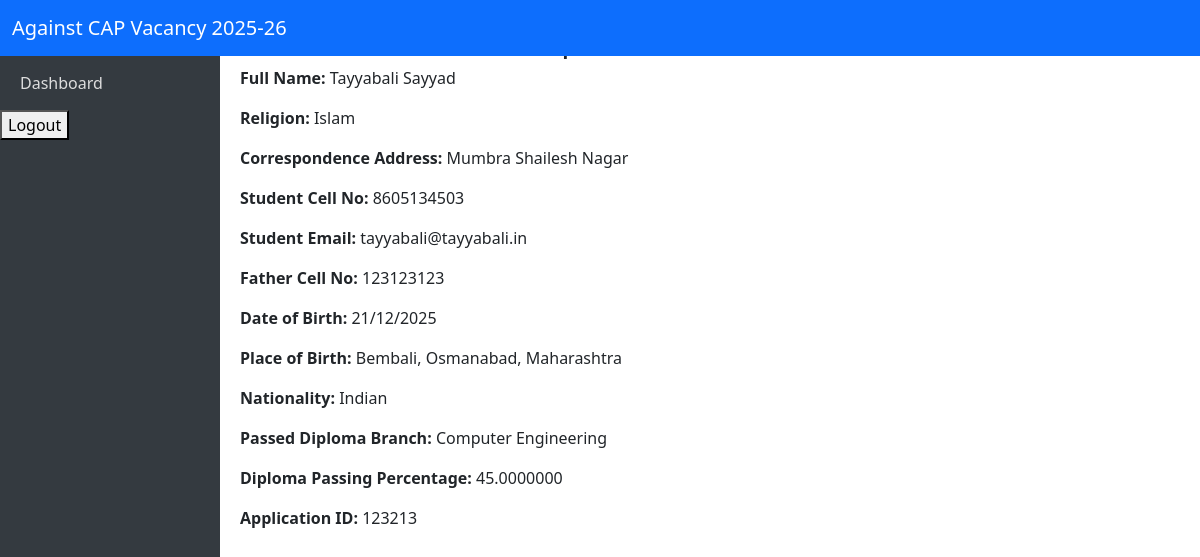
/second-year/details/ (signed in), run on the app's committed database.
### admissionapp/models.py (models this page shows, shortened)
class SecondYearAdmission(models.Model):
    user = models.OneToOneField(User, on_delete=models.CASCADE, related_name='second_year_application')
    full_name = models.CharField(max_length=255)
    religion = models.CharField(max_length=100)
    correspondence_address = models.TextField()
    student_cell_no = models.CharField(max_length=15)
    student_email = models.EmailField()
    father_cell_no = models.CharField(max_length=15)
    dob_day = models.PositiveSmallIntegerField()
    dob_month = models.PositiveSmallIntegerField()
    dob_year = models.PositiveSmallIntegerField()
    place_of_birth = models.CharField(max_length=255)
    nationality = models.CharField(max_length=100)
    passed_diploma_branch = models.CharField(max_length=255, blank=True, null=True)
    diploma_passing_percentage = models.DecimalField(max_digits=10, decimal_places=7)
    application_id = models.CharField(max_length=50, unique=True)
    submitted_at = models.DateTimeField(auto_now_add=True)

### admissionapp/views.py (the view)
# urls.py: path('second-year/details/', views.second_year_admission_detail, name='second_year_admission_detail'),
@login_required
def second_year_admission_detail(request):
    try:
        app = request.user.second_year_application
    except SecondYearAdmission.DoesNotExist:
        return redirect('admissionapp:second_year_admission')
    return render(request, 'second_year_detail.html', {'app': app})

### templates/second_year_detail.html
{% extends 'base.html' %}
{% block content %}
<h2>Direct Second Year Diploma Admission Detail</h2>
<p><strong>Full Name:</strong> {{ app.full_name }}</p>
<p><strong>Religion:</strong> {{ app.religion }}</p>
<p><strong>Correspondence Address:</strong> {{ app.correspondence_address }}</p>
<p><strong>Student Cell No:</strong> {{ app.student_cell_no }}</p>
<p><strong>Student Email:</strong> {{ app.student_email }}</p>
<p><strong>Father Cell No:</strong> {{ app.father_cell_no }}</p>
<p><strong>Date of Birth:</strong> {{ app.dob_day }}/{{ app.dob_month }}/{{ app.dob_year }}</p>
<p><strong>Place of Birth:</strong> {{ app.place_of_birth }}</p>
<p><strong>Nationality:</strong> {{ app.nationality }}</p>
<p><strong>Passed Diploma Branch:</strong> {{ app.passed_diploma_branch }}</p>
<p><strong>Diploma Passing Percentage:</strong> {{ app.diploma_passing_percentage }}</p>
<p><strong>Application ID:</strong> {{ app.application_id }}</p>
{% endblock %}

### templates/base.html (style rules this page uses)
body { overflow-x: hidden; }

### data on the page
SecondYearAdmission: full_name "Tayyabali Sayyad", religion "Islam", correspondence_address "Mumbra Shailesh Nagar", student_cell_no "8605134503", student_email "tayyabali@tayyabali.in", father_cell_no "123123123", dob_day "21", dob_month "12", dob_year "2025", place_of_birth "Bembali, Osmanabad, Maharashtra", nationality "Indian", passed_diploma_branch "Computer Engineering", diploma_passing_percentage "45.0000000", application_id "123213"
